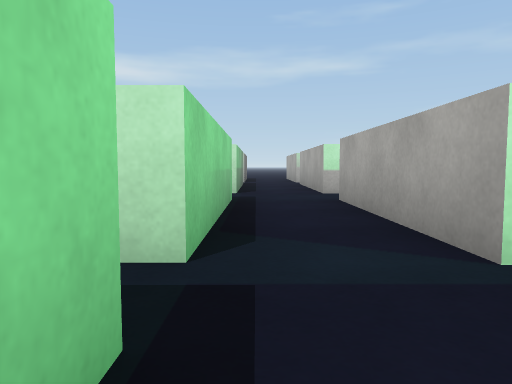
[1] (above)

24 first-person views from a walk through a 3-D level made in the Unity game engine. The camera is 0.55 m above the floor, tilts 4° down and sees 70° across. The floor is counted in squares, 1 m on a side. Each view is taken from the middle of a square. On the plan, view 1 faces up. The plan holds only what a view shows up to about 9 squares ahead; the rest is blank. The place goes on beyond the plan. Surface patterns are stand-ins for the level's own textures.

[2]
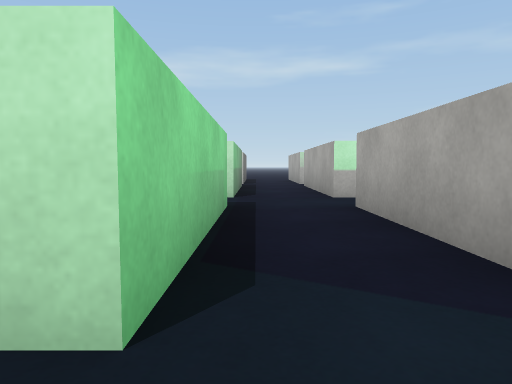

[3]
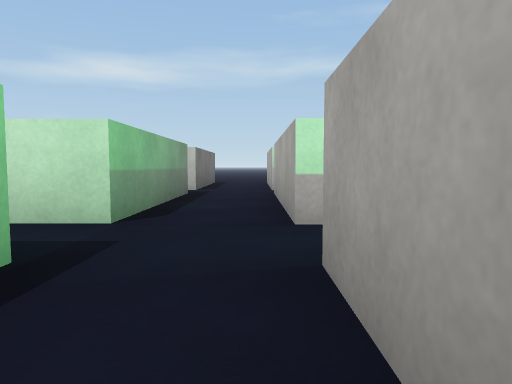

[4]
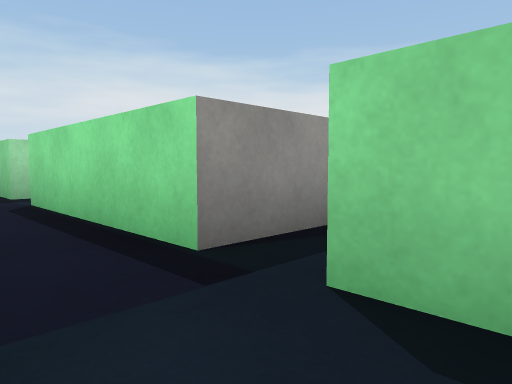

[5]
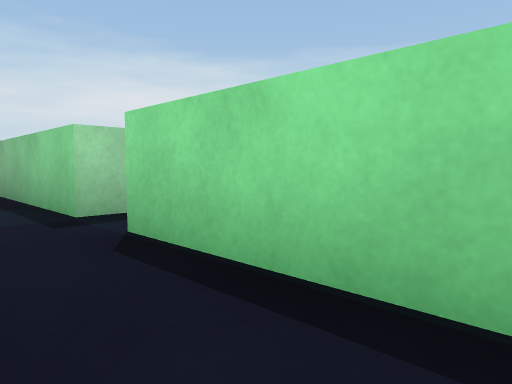

[6]
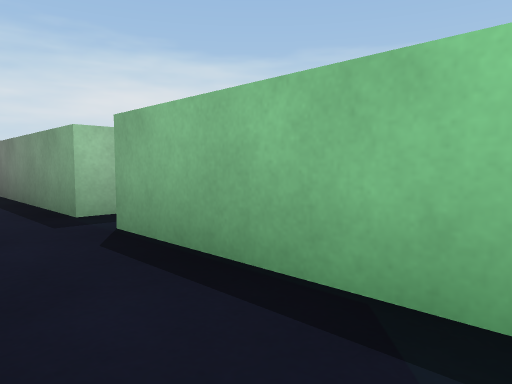

[7]
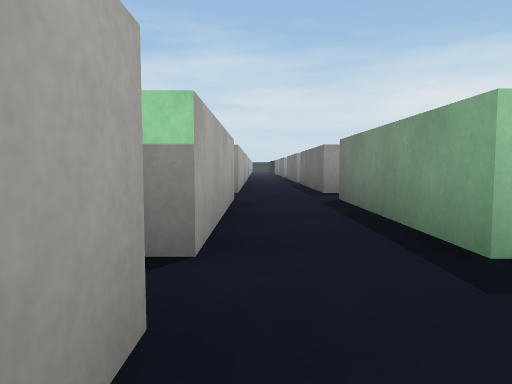

[8]
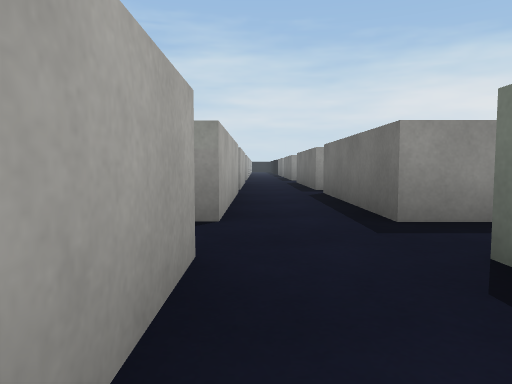

[9]
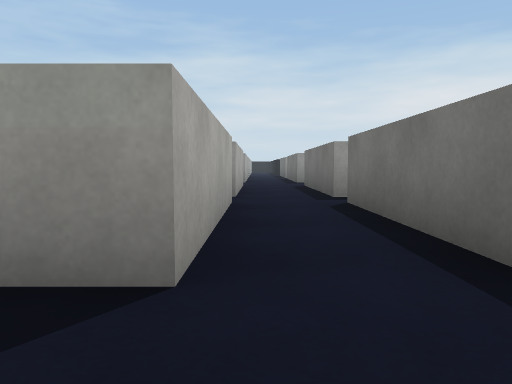

[10]
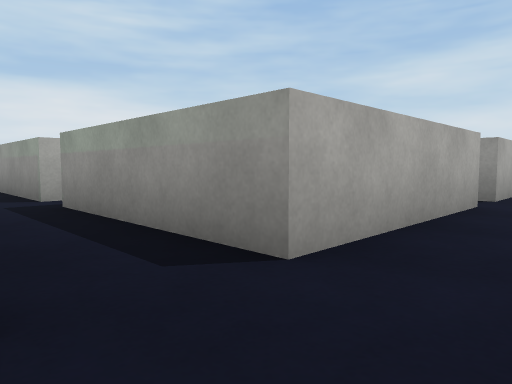

[11]
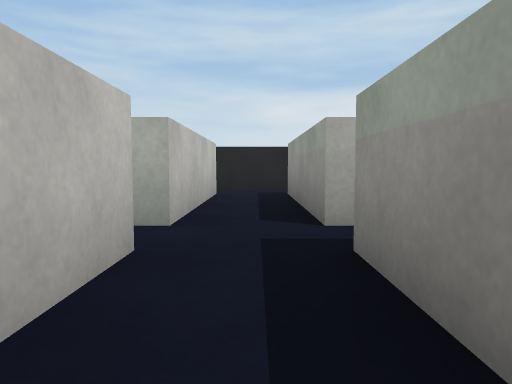

[12]
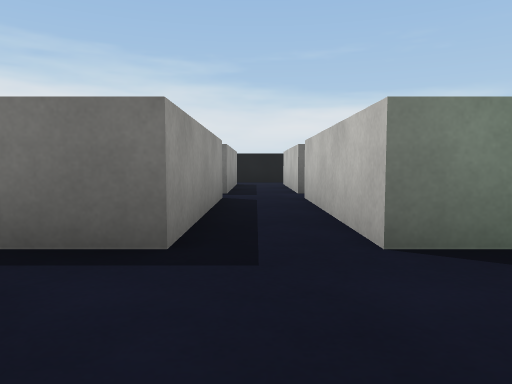

[13]
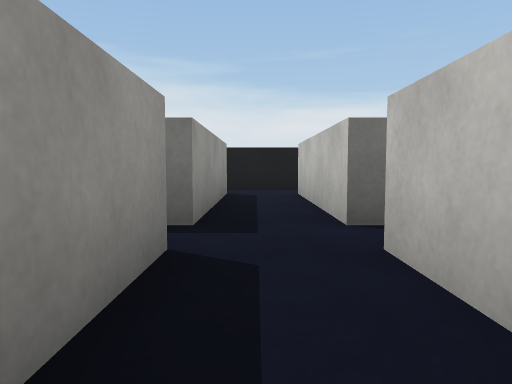

[14]
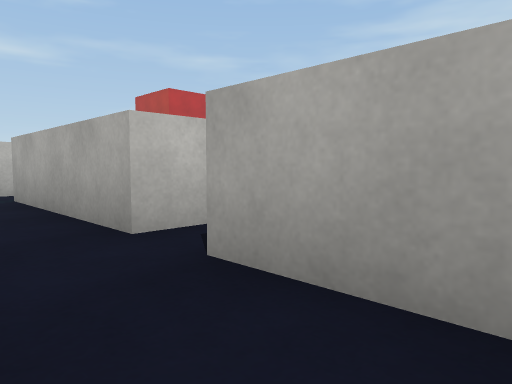

[15]
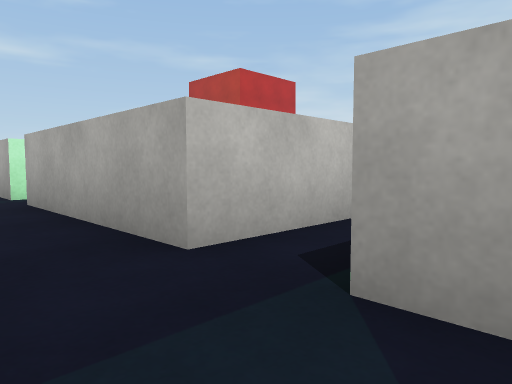

[16]
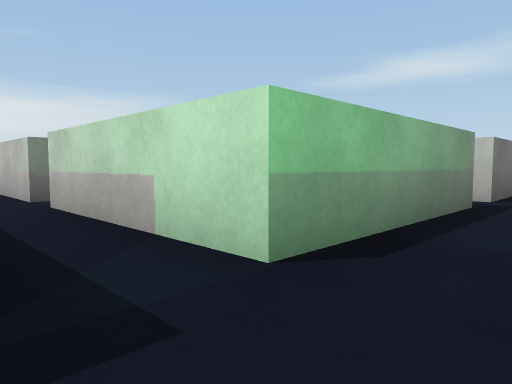

[17]
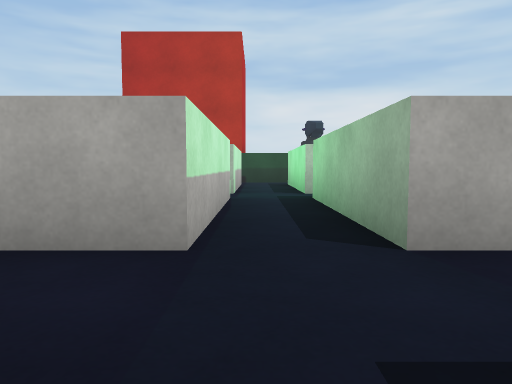

[18]
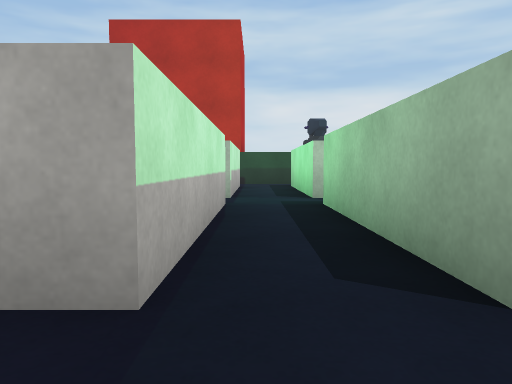

[19]
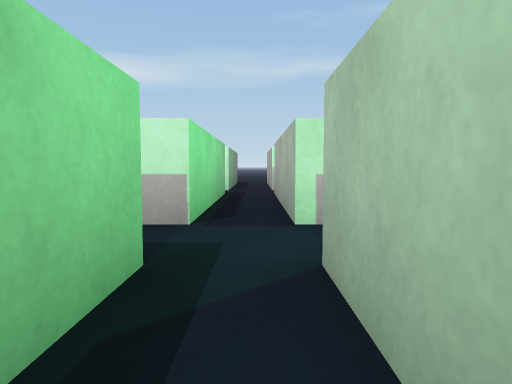

[20]
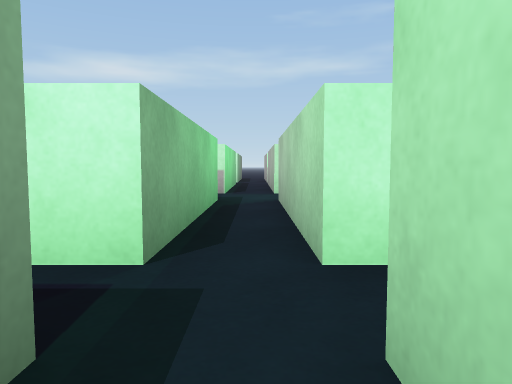

[21]
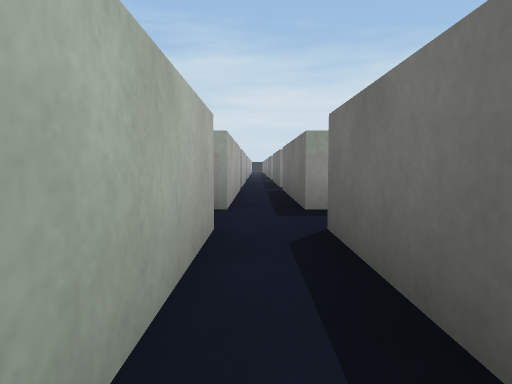

[22]
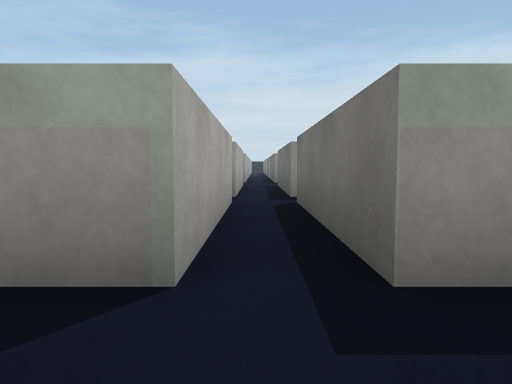

[23]
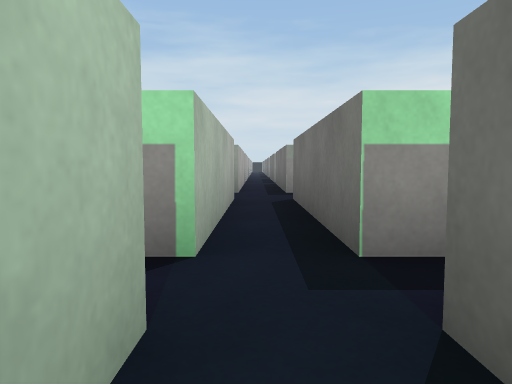

[24]
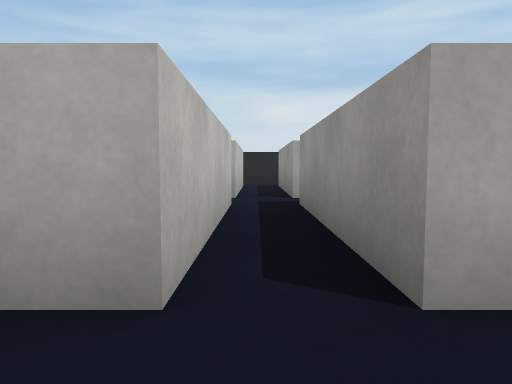

### Floor plan
Ten units are one square. View 1 is at (0, 0); x grows to the right and y downward. Boxes are objects, and circles mark ways between rooms. Rooms are numbered by the first view taken in them; rooms with no view inside come last. Other rooms are left out.
<svg viewBox="-50 -125 125 335">
<path fill="none" stroke="#000" d="M-4 41 -4 82M14 30 14 -11M22 82 14 82 14 41M-4 -11 -4 30M-4 92 -4 131 -45 131M14 -20 14 -60M14 132 14 92 18 92M-4 -61 -4 -21M-45 146 -4 146 -4 186M14 -75 14 -115M14 186 14 146M-4 196 -4 205M-4 -116 -4 -75 -45 -75M14 205 14 196M54 78 54 82M64 82 64 75M54 92 54 131 40 131M64 -5 64 -11M64 131 64 92M64 -21 64 -60M14 146 54 146M54 -60 54 -21M64 188 64 146M64 202 64 196M14 196 54 196 54 205M54 146 54 186 14 186M64 -75 64 -115M54 -114 54 -75 14 -75M14 -60 54 -60"/>
<circle cx="10" cy="140" r="3" fill="#2a7"/>
<circle cx="10" cy="190" r="3" fill="#2a7"/>
<circle cx="10" cy="-70" r="3" fill="#2a7"/>
<circle cx="60" cy="150" r="3" fill="#2a7"/>
<circle cx="60" cy="-60" r="3" fill="#2a7"/>
<text x="0" y="40">1</text>
<text x="60" y="60">2</text>
<text x="50" y="190">3</text>
<text x="60" y="-80">4</text>
</svg>
Room 1 opens to room 2. Room 1 opens to room 3. Room 1 opens to room 4. Room 2 opens to room 3. Room 2 opens to room 4.

Where each view was taken, in squares from view 1:
view 1: 0 up, 0 right, facing up
view 2: 1 up, 0 right, facing up
view 3: 4 up, 1 right, facing up
view 4: 3 up, 1 right, facing down-left
view 5: 0 up, 1 right, facing down-left
view 6: 5 down, 1 right, facing down-left
view 7: 7 down, 1 right, facing down
view 8: 11 down, 1 right, facing down
view 9: 13 down, 1 right, facing down
view 10: 13 down, 0 right, facing down-right
view 11: 14 down, 3 right, facing right
view 12: 14 down, 2 right, facing left
view 13: 14 down, 2 left, facing left
view 14: 11 down, 0 right, facing up-right
view 15: 5 down, 0 right, facing up-right
view 16: 6 up, 1 right, facing up-left
view 17: 7 up, 1 left, facing right
view 18: 7 up, 0 right, facing right
view 19: 4 up, 6 right, facing up
view 20: 0 up, 6 right, facing up
view 21: 10 down, 6 right, facing down
view 22: 13 down, 6 right, facing down
view 23: 7 down, 6 right, facing down
view 24: 19 down, 0 right, facing right
